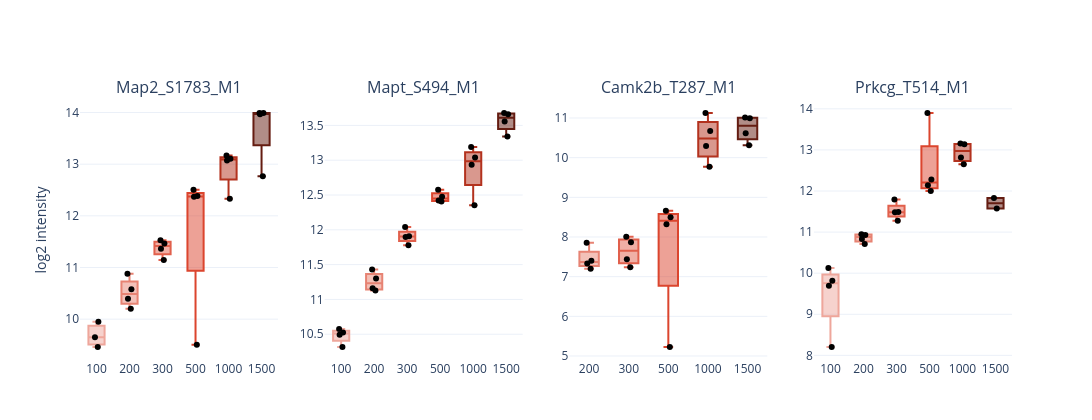

Notebook code for this chart:
### Markdown cell above
# Figure 5d
Quantitative response of selected well-characterized neuronal phosphosites across the shape-number series (Class I intensities, n=4 per shape). Wording moderated per reviewer: these sites scale with input but the response is **not strictly monotonic at every step** (e.g. Map2 S1783, Prkcg T514) — see the log–log linearity panel in Suppl. Fig. 4 for a quantitative view.

### Code cell
# Figure 5d - selected neuronal phosphosites vs shape number (4 panels in one row).
from plotly.subplots import make_subplots
SITES = ['P20357~Map2_S1783_M1', 'P10637~Mapt_S494_M1', 'P28652~Camk2b_T287_M1', 'P63318~Prkcg_T514_M1']
site_data = {n: process_ptm_site_report(shapes[n], cutoff=0.75)['site_data'] for n in SHAPE_ORDER}

def site_values(key, n):
    sd = site_data[n]
    row = sd[sd['PTM_Collapse_key'] == key]
    if row.empty:
        return []
    cols = [c for c in sd.columns if c not in PROC_META]
    return [v for v in row[cols].iloc[0].values if pd.notna(v)]

labels = [k.split('~')[1] for k in SITES]
fig = make_subplots(rows=1, cols=len(SITES), subplot_titles=labels, horizontal_spacing=0.05)
for j, key in enumerate(SITES):
    for i, n in enumerate(SHAPE_ORDER):
        ys = site_values(key, n)
        fig.add_trace(go.Box(y=ys, x=[str(n)]*len(ys), name=str(n), boxpoints='all', pointpos=0,
            fillcolor=_hex_to_rgba(SHAPE_COLORS[i], 0.5), line=dict(color=SHAPE_COLORS[i]),
            marker=dict(color='black', size=6), showlegend=False), row=1, col=j+1)
    fig.update_xaxes(categoryorder='array', categoryarray=[str(n) for n in SHAPE_ORDER], row=1, col=j+1)
fig.update_yaxes(title_text='log2 intensity', row=1, col=1)
fig.update_layout(width=2600, height=420, template='plotly_white',
                  margin=dict(b=60))
fig.show()
fig.write_image(r'D:\Projects\nanoPhos\figures_upd\figure5\figure5d.pdf', width= 2600, height=420)

### Figure 1 — Plotly figure (JSON) as saved in the notebook; plotly's stock layout.template omitted (floating-point values rounded to 4 significant figures)
{"data": [{"boxpoints": "all", "fillcolor": "rgba(238, 166, 155, 0.5)", "line": {"color": "#EEA69B"}, "marker": {"color": "black", "size": 6}, "name": "100", "pointpos": 0, "showlegend": false, "type": "box", "x": ["100", "100", "100"], "xaxis": "x", "y": [9.647, 9.949, 9.46], "yaxis": "y"}, {"boxpoints": "all", "fillcolor": "rgba(231, 131, 115, 0.5)", "line": {"color": "#E78373"}, "marker": {"color": "black", "size": 6}, "name": "200", "pointpos": 0, "showlegend": false, "type": "box", "x": ["200", "200", "200", "200"], "xaxis": "x", "y": [10.88, 10.2, 10.58, 10.39], "yaxis": "y"}, {"boxpoints": "all", "fillcolor": "rgba(225, 96, 76, 0.5)", "line": {"color": "#E1604C"}, "marker": {"color": "black", "size": 6}, "name": "300", "pointpos": 0, "showlegend": false, "type": "box", "x": ["300", "300", "300", "300"], "xaxis": "x", "y": [11.36, 11.14, 11.47, 11.53], "yaxis": "y"}, {"boxpoints": "all", "fillcolor": "rgba(219, 69, 46, 0.5)", "line": {"color": "#DB452E"}, "marker": {"color": "black", "size": 6}, "name": "500", "pointpos": 0, "showlegend": false, "type": "box", "x": ["500", "500", "500", "500"], "xaxis": "x", "y": [12.51, 12.38, 9.505, 12.37], "yaxis": "y"}, {"boxpoints": "all", "fillcolor": "rgba(179, 50, 30, 0.5)", "line": {"color": "#B3321E"}, "marker": {"color": "black", "size": 6}, "name": "1000", "pointpos": 0, "showlegend": false, "type": "box", "x": ["1000", "1000", "1000", "1000"], "xaxis": "x", "y": [12.33, 13.07, 13.17, 13.1], "yaxis": "y"}, {"boxpoints": "all", "fillcolor": "rgba(100, 28, 17, 0.5)", "line": {"color": "#641C11"}, "marker": {"color": "black", "size": 6}, "name": "1500", "pointpos": 0, "showlegend": false, "type": "box", "x": ["1500", "1500", "1500", "1500"], "xaxis": "x", "y": [13.99, 13.97, 13.99, 12.77], "yaxis": "y"}, {"boxpoints": "all", "fillcolor": "rgba(238, 166, 155, 0.5)", "line": {"color": "#EEA69B"}, "marker": {"color": "black", "size": 6}, "name": "100", "pointpos": 0, "showlegend": false, "type": "box", "x": ["100", "100", "100", "100"], "xaxis": "x2", "y": [10.49, 10.32, 10.52, 10.58], "yaxis": "y2"}, {"boxpoints": "all", "fillcolor": "rgba(231, 131, 115, 0.5)", "line": {"color": "#E78373"}, "marker": {"color": "black", "size": 6}, "name": "200", "pointpos": 0, "showlegend": false, "type": "box", "x": ["200", "200", "200", "200"], "xaxis": "x2", "y": [11.3, 11.43, 11.16, 11.13], "yaxis": "y2"}, {"boxpoints": "all", "fillcolor": "rgba(225, 96, 76, 0.5)", "line": {"color": "#E1604C"}, "marker": {"color": "black", "size": 6}, "name": "300", "pointpos": 0, "showlegend": false, "type": "box", "x": ["300", "300", "300", "300"], "xaxis": "x2", "y": [12.04, 11.9, 11.78, 11.91], "yaxis": "y2"}, {"boxpoints": "all", "fillcolor": "rgba(219, 69, 46, 0.5)", "line": {"color": "#DB452E"}, "marker": {"color": "black", "size": 6}, "name": "500", "pointpos": 0, "showlegend": false, "type": "box", "x": ["500", "500", "500", "500"], "xaxis": "x2", "y": [12.48, 12.42, 12.57, 12.41], "yaxis": "y2"}, {"boxpoints": "all", "fillcolor": "rgba(179, 50, 30, 0.5)", "line": {"color": "#B3321E"}, "marker": {"color": "black", "size": 6}, "name": "1000", "pointpos": 0, "showlegend": false, "type": "box", "x": ["1000", "1000", "1000", "1000"], "xaxis": "x2", "y": [12.94, 13.04, 12.35, 13.19], "yaxis": "y2"}, {"boxpoints": "all", "fillcolor": "rgba(100, 28, 17, 0.5)", "line": {"color": "#641C11"}, "marker": {"color": "black", "size": 6}, "name": "1500", "pointpos": 0, "showlegend": false, "type": "box", "x": ["1500", "1500", "1500", "1500"], "xaxis": "x2", "y": [13.56, 13.68, 13.66, 13.34], "yaxis": "y2"}, {"boxpoints": "all", "fillcolor": "rgba(238, 166, 155, 0.5)", "line": {"color": "#EEA69B"}, "marker": {"color": "black", "size": 6}, "name": "100", "pointpos": 0, "showlegend": false, "type": "box", "x": [], "xaxis": "x3", "y": [], "yaxis": "y3"}, {"boxpoints": "all", "fillcolor": "rgba(231, 131, 115, 0.5)", "line": {"color": "#E78373"}, "marker": {"color": "black", "size": 6}, "name": "200", "pointpos": 0, "showlegend": false, "type": "box", "x": ["200", "200", "200", "200"], "xaxis": "x3", "y": [7.402, 7.332, 7.2, 7.857], "yaxis": "y3"}, {"boxpoints": "all", "fillcolor": "rgba(225, 96, 76, 0.5)", "line": {"color": "#E1604C"}, "marker": {"color": "black", "size": 6}, "name": "300", "pointpos": 0, "showlegend": false, "type": "box", "x": ["300", "300", "300", "300"], "xaxis": "x3", "y": [7.44, 8.004, 7.239, 7.866], "yaxis": "y3"}, {"boxpoints": "all", "fillcolor": "rgba(219, 69, 46, 0.5)", "line": {"color": "#DB452E"}, "marker": {"color": "black", "size": 6}, "name": "500", "pointpos": 0, "showlegend": false, "type": "box", "x": ["500", "500", "500", "500"], "xaxis": "x3", "y": [8.661, 8.499, 8.32, 5.227], "yaxis": "y3"}, {"boxpoints": "all", "fillcolor": "rgba(179, 50, 30, 0.5)", "line": {"color": "#B3321E"}, "marker": {"color": "black", "size": 6}, "name": "1000", "pointpos": 0, "showlegend": false, "type": "box", "x": ["1000", "1000", "1000", "1000"], "xaxis": "x3", "y": [10.67, 10.29, 9.773, 11.13], "yaxis": "y3"}, {"boxpoints": "all", "fillcolor": "rgba(100, 28, 17, 0.5)", "line": {"color": "#641C11"}, "marker": {"color": "black", "size": 6}, "name": "1500", "pointpos": 0, "showlegend": false, "type": "box", "x": ["1500", "1500", "1500", "1500"], "xaxis": "x3", "y": [10.62, 11.01, 11.0, 10.31], "yaxis": "y3"}, {"boxpoints": "all", "fillcolor": "rgba(238, 166, 155, 0.5)", "line": {"color": "#EEA69B"}, "marker": {"color": "black", "size": 6}, "name": "100", "pointpos": 0, "showlegend": false, "type": "box", "x": ["100", "100", "100", "100"], "xaxis": "x4", "y": [9.813, 8.203, 10.12, 9.697], "yaxis": "y4"}, {"boxpoints": "all", "fillcolor": "rgba(231, 131, 115, 0.5)", "line": {"color": "#E78373"}, "marker": {"color": "black", "size": 6}, "name": "200", "pointpos": 0, "showlegend": false, "type": "box", "x": ["200", "200", "200", "200"], "xaxis": "x4", "y": [10.83, 10.71, 10.93, 10.95], "yaxis": "y4"}, {"boxpoints": "all", "fillcolor": "rgba(225, 96, 76, 0.5)", "line": {"color": "#E1604C"}, "marker": {"color": "black", "size": 6}, "name": "300", "pointpos": 0, "showlegend": false, "type": "box", "x": ["300", "300", "300", "300"], "xaxis": "x4", "y": [11.27, 11.49, 11.79, 11.48], "yaxis": "y4"}, {"boxpoints": "all", "fillcolor": "rgba(219, 69, 46, 0.5)", "line": {"color": "#DB452E"}, "marker": {"color": "black", "size": 6}, "name": "500", "pointpos": 0, "showlegend": false, "type": "box", "x": ["500", "500", "500", "500"], "xaxis": "x4", "y": [12.0, 12.14, 12.28, 13.9], "yaxis": "y4"}, {"boxpoints": "all", "fillcolor": "rgba(179, 50, 30, 0.5)", "line": {"color": "#B3321E"}, "marker": {"color": "black", "size": 6}, "name": "1000", "pointpos": 0, "showlegend": false, "type": "box", "x": ["1000", "1000", "1000", "1000"], "xaxis": "x4", "y": [12.82, 13.14, 12.65, 13.15], "yaxis": "y4"}, {"boxpoints": "all", "fillcolor": "rgba(100, 28, 17, 0.5)", "line": {"color": "#641C11"}, "marker": {"color": "black", "size": 6}, "name": "1500", "pointpos": 0, "showlegend": false, "type": "box", "x": ["1500", "1500"], "xaxis": "x4", "y": [11.83, 11.57], "yaxis": "y4"}], "layout": {"annotations": [{"font": {"size": 16}, "showarrow": false, "text": "Map2_S1783_M1", "x": 0.1062, "xanchor": "center", "xref": "paper", "y": 1, "yanchor": "bottom", "yref": "paper"}, {"font": {"size": 16}, "showarrow": false, "text": "Mapt_S494_M1", "x": 0.3688, "xanchor": "center", "xref": "paper", "y": 1, "yanchor": "bottom", "yref": "paper"}, {"font": {"size": 16}, "showarrow": false, "text": "Camk2b_T287_M1", "x": 0.6313, "xanchor": "center", "xref": "paper", "y": 1, "yanchor": "bottom", "yref": "paper"}, {"font": {"size": 16}, "showarrow": false, "text": "Prkcg_T514_M1", "x": 0.8938, "xanchor": "center", "xref": "paper", "y": 1, "yanchor": "bottom", "yref": "paper"}], "height": 420, "margin": {"b": 60}, "width": 2600, "xaxis": {"anchor": "y", "categoryarray": ["100", "200", "300", "500", "1000", "1500"], "categoryorder": "array", "domain": [0, 0.2125]}, "xaxis2": {"anchor": "y2", "categoryarray": ["100", "200", "300", "500", "1000", "1500"], "categoryorder": "array", "domain": [0.2625, 0.475]}, "xaxis3": {"anchor": "y3", "categoryarray": ["100", "200", "300", "500", "1000", "1500"], "categoryorder": "array", "domain": [0.525, 0.7375]}, "xaxis4": {"anchor": "y4", "categoryarray": ["100", "200", "300", "500", "1000", "1500"], "categoryorder": "array", "domain": [0.7875, 1]}, "yaxis": {"anchor": "x", "domain": [0, 1], "title": {"text": "log2 intensity"}}, "yaxis2": {"anchor": "x2", "domain": [0, 1]}, "yaxis3": {"anchor": "x3", "domain": [0, 1]}, "yaxis4": {"anchor": "x4", "domain": [0, 1]}}}
